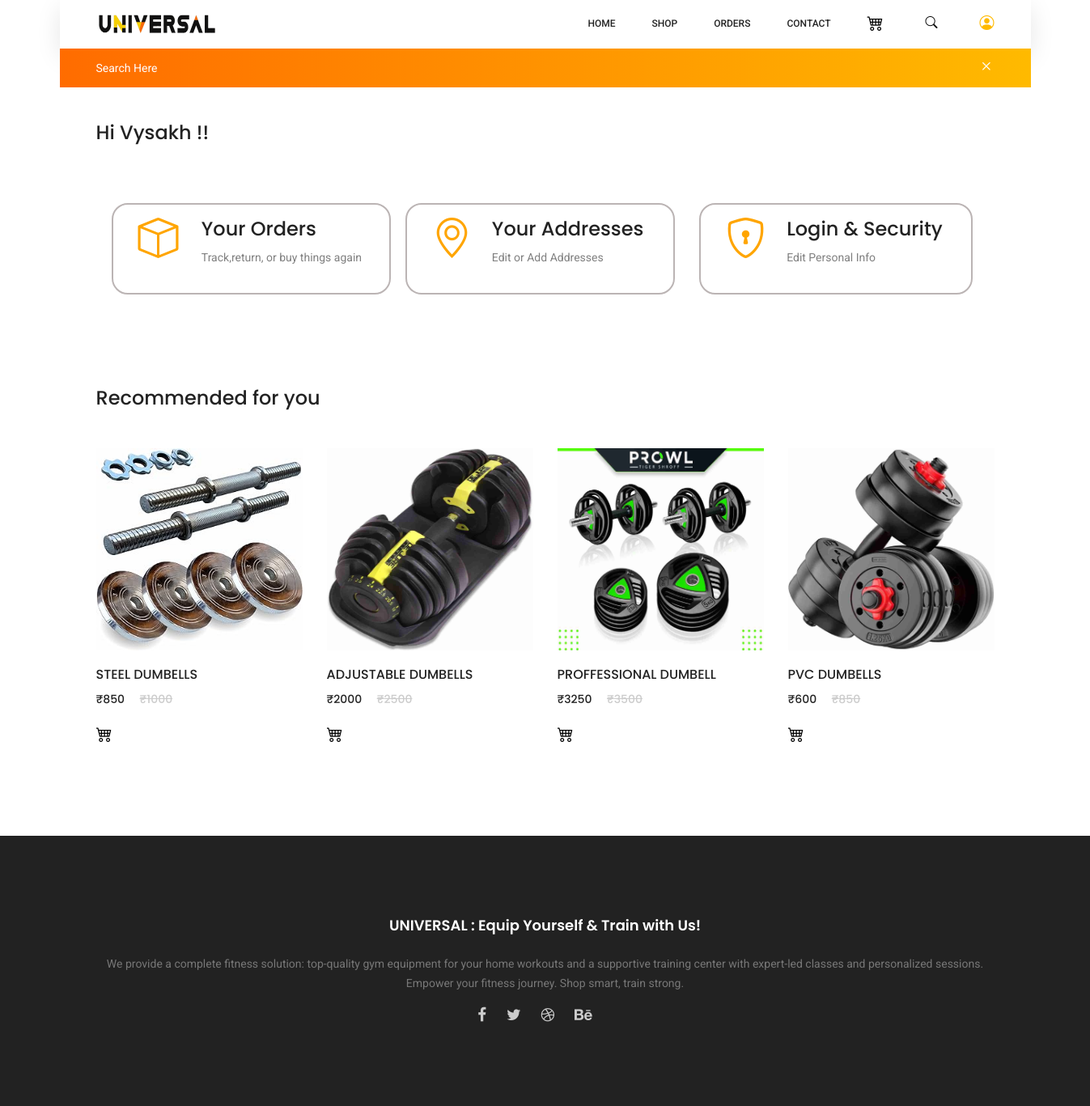
/user (signed in), run on the app's committed database.
### app/models.py (models this page shows, shortened)
class users(models.Model):
    name=models.TextField()
    phno=models.IntegerField()
    email=models.EmailField()
    username=models.TextField()
    password=models.TextField()

class weight(models.Model):
    p_name=models.ForeignKey(product,on_delete=models.CASCADE)
    price=models.IntegerField()
    offer_price=models.IntegerField()
    weight=models.TextField(null=True)
    stock=models.IntegerField()

class product(models.Model):
    name=models.TextField()
    type=models.TextField()
    description=models.TextField()
    image1=models.FileField()
    image2=models.FileField(null=True)
    image3=models.FileField(null=True)
    image4=models.FileField(null=True)

### app/views.py (the view)
# urls.py: path('user',views.user),
def user(request):
    if getuser(request):
        data=users.objects.get(username=request.session.get('user'))
        price=weight.objects.all()
        data2=product.objects.all()
        allp=filter(data2,price)
        return render(request,'user.html',{'allp':allp,'type':types(request),'user':getuser(request),'customer':data})
    else:
        return redirect(login)

### app/views.py (called while the page is built)
def getuser(request):
    user=False
    if 'user' in request.session:
            user=True
    return user

def filter(data,price):
    price2=[]
    for i in data:
        for j in price:
            if i.pk==j.p_name.pk:
                price2.append(j)
                break
    return price2

def types(request):
    type=product.objects.all()
    type2=[]
    for i in type:
         if i.type not in type2:
              type2.append(i.type)
    return type2

### templates/user.html (shortened to what this page needs)
<!DOCTYPE html>
<html lang="zxx" class="no-js">
<head>
	{% load static %}
	<link rel="stylesheet" href="{% static 'css/linearicons.css' %}">
	<link rel="stylesheet" href="{% static 'css/font-awesome.min.css' %}">
	<link rel="stylesheet" href="{% static 'css/themify-icons.css' %}"">
	<link rel="stylesheet" href="{% static 'css/bootstrap.css' %}">
	<link rel="stylesheet" href="{% static 'css/owl.carousel.css' %}">
	<link rel="stylesheet" href="{% static 'css/nice-select.css' %}">
	<link rel="stylesheet" href="{% static 'css/nouislider.min.css' %}">
	<link rel="stylesheet" href="{% static 'css/ion.rangeSlider.css' %}">
	<link rel="stylesheet" href="{% static 'css/ion.rangeSlider.skinFlat.css' %}"">
	<link rel="stylesheet" href="{% static 'css/magnific-popup.css' %}">
	<link rel="stylesheet" href="{% static 'css/main_copy.css' %}">
	<link rel="stylesheet" href="{% static 'css/product_copy_copy.css' %}">
	<link rel="stylesheet" href="https://cdn.jsdelivr.net/npm/bootstrap-icons@1.3.0/font/bootstrap-icons.css">
</head>
<body style="height: fit-content;">
	<header class="header_area sticky-header">
		<div class="main_menu">
			<nav class="navbar navbar-expand-lg navbar-light main_box">
				<div class="container">
					<a class="navbar-brand logo_h" href="../"><img src="{% static 'img/logo2.png' %}" alt="" height="50px" width="150px"></a>
					<div class="collapse navbar-collapse offset" id="navbarSupportedContent">
						<ul class="nav navbar-nav menu_nav ml-auto">
							<li class="nav-item"><a class="nav-link" href="../">Home</a></li>
							<li class="nav-item submenu dropdown">
								<a href="#" class="nav-link dropdown-toggle" data-toggle="dropdown" role="button" aria-haspopup="true"
								 aria-expanded="false">Shop</a>
							</li>
							<li class="nav-item submenu dropdown">
								<a href="#" class="nav-link dropdown-toggle" data-toggle="dropdown" role="button" aria-haspopup="true"
								 aria-expanded="false">Orders</a>
							</li>
							<li class="nav-item"><a class="nav-link" href="../contact">Contact</a></li>
							<li class="nav-item"><a href="../cart" class="nav-link" id="index-cart"><i class="bi bi-cart4" style="font-size: 20px;"></i></a></li>
							<li class="nav-item">
								<button class="search mt-2" id="index-button" style="border: 1px solid white; background-color: white;"><i class="bi bi-search" id="search" style="font-size: 15px;"></i></button>
							</li>
							{% if user %}
							<li class="nav-item submenu dropdown active">
								<a href="#" class="nav-link dropdown-toggle" data-toggle="dropdown" role="button" aria-haspopup="true"
								 aria-expanded="false"><i class="bi bi-person-circle" style="font-size: 18px;"></i></a>
							</li>
							{% else %}
							<li class="nav-item"><a class="nav-link" href="../login">Login</a></li>
							{% endif %}
						</ul>
					</div>
				</div>
			</nav>
		</div>
		<div class="search_input" id="search_input_box">
			<div class="container">
				<form class="d-flex justify-content-between" action="../search_func" method="POST">
					<input type="text" class="form-control" id="search_input" placeholder="Search Here" name="search">
					<span class="lnr lnr-cross" id="close_search" title="Close Search"></span>
				</form>
			</div>
		</div>
	</header>
    <div class="container">
		<h3 style="margin-top: 150px;">Hi {{customer.name}} !!</h3>
		<div class="services row justify-content-between p-5" >
			<a href="../yourorders" class="col-lg-4 row p-3 ">
				<div class="row p-3 service " style="border: 2px solid rgb(187, 180, 180); border-radius: 20px; transition: ease 0.4s;">
					<div class="col-lg-3">
						<i class="bi bi-box" style="font-size: 50px;color: orange;"></i>
					</div>
					<div class="col-lg-9 pl-3" style=" display: flex; justify-content: center; flex-direction: column;">
						<h3>Your Orders</h3>
						<p style="color: gray;">Track,return, or buy things again </p>
					</div>
				</div>
			</a>
			<a href="../address" class="col-lg-4 row p-3 ">
				<div class="row p-3 service" style="border: 2px solid rgb(187, 180, 180); border-radius: 20px; transition: ease 0.4s;">
					<div class="col-lg-3">
						<i class="bi bi-geo-alt" style="font-size: 50px;color: orange;"></i>
					</div>
					<div class="col-lg-9" style=" display: flex; justify-content: center; flex-direction: column;">
						<h3>Your Addresses</h3>
						<P style="color: gray;">Edit or Add Addresses</P>
					</div>
				</div>
			</a>
			<a href="../update" class="col-lg-4 row p-3">
				<div class="row p-3 service" style="border: 2px solid rgb(187, 180, 180); border-radius: 20px; transition: ease 0.4s;">
					<div class="col-lg-3">
						<i class="bi bi-shield-lock" style="font-size: 50px;color: orange;"></i>
					</div>
					<div class="col-lg-9" style=" display: flex; justify-content: center; flex-direction: column;">
						<h3>Login & Security</h3>
						<p style="color: gray;">Edit Personal Info</p>
					</div>
				</div>
			</a>
		</div>
		<div class="head" style="margin-top: 50px;">
			<h3>Recommended for you</h3>
		</div>
		<div class="alsopro row mt-5" style="overflow-x: scroll; flex-wrap: nowrap;">
			{% for k in allp %}
					<a href="../products/{{k.p_name.pk}}">
						<div class="col-lg-3 col-md-6">
							<div class="single-product">
								<img class="img-fluid" src="{{k.p_name.image1.url}}" alt="" height="250px">
								<div class="product-details">
									<h6>{{k.p_name.name}}</h6>
									<div class="price">
										<h6>₹{{k.offer_price}}</h6>
										<h6 class="l-through">₹{{k.price}}</h6>
									</div>
									<div class="prd-bottom">
										<a href="../../add_cart/{{k.p_name.pk}}" class="social-info">
											<i class="bi bi-cart4" style="font-size: 20px; color: black;"></i>
										</a>
									</div>
								</div>
							</div>
						</div>
					</a>
					{% endfor %}
		</div>
    </div>
		<footer class="footer-area section_gap"  style="width: 100%; margin-top: 35px;">
			<div class="container" >
				<div class="row" style="display: block; text-align: center;">
					<div class="col-lg-12  col-md-6 col-sm-6"
						<div class="single-footer-widget" style="width: 100%;">
							<h6>UNIVERSAL : Equip Yourself & Train with Us!</h6>
							<p>
	We provide a complete fitness solution: top-quality gym equipment for your home workouts and a supportive training center with expert-led classes and personalized sessions.
	Empower your fitness journey. Shop smart, train strong.
							</p>
						</div>
					</div>
					</div>
					<div class="col-lg-12 col-md-6 col-sm-6">
						<div class="single-footer-widget" style="text-align: center;">
							<div class="footer-social d-flex justify-content-center"  style="font-size: 19px;">
								<a href="#"><i class="fa fa-facebook"></i></a>
								<a href="#"><i class="fa fa-twitter"></i></a>
								<a href="#"><i class="fa fa-dribbble"></i></a>
								<a href="#"><i class="fa fa-behance"></i></a>
							</div>
						</div>
					</div>
		</footer>
</body>
</html>

### data on the page
users: name "Vysakh"
weight: p_name.image1 (picture), p_name.name "STEEL DUMBELLS", offer_price "850", price "1000"
weight: p_name.image1 (picture), p_name.name "ADJUSTABLE DUMBELLS", offer_price "2000", price "2500"
weight: p_name.image1 (picture), p_name.name "PROFFESSIONAL DUMBELL", offer_price "3250", price "3500"
weight: p_name.image1 (picture), p_name.name "PVC DUMBELLS", offer_price "600", price "850"
